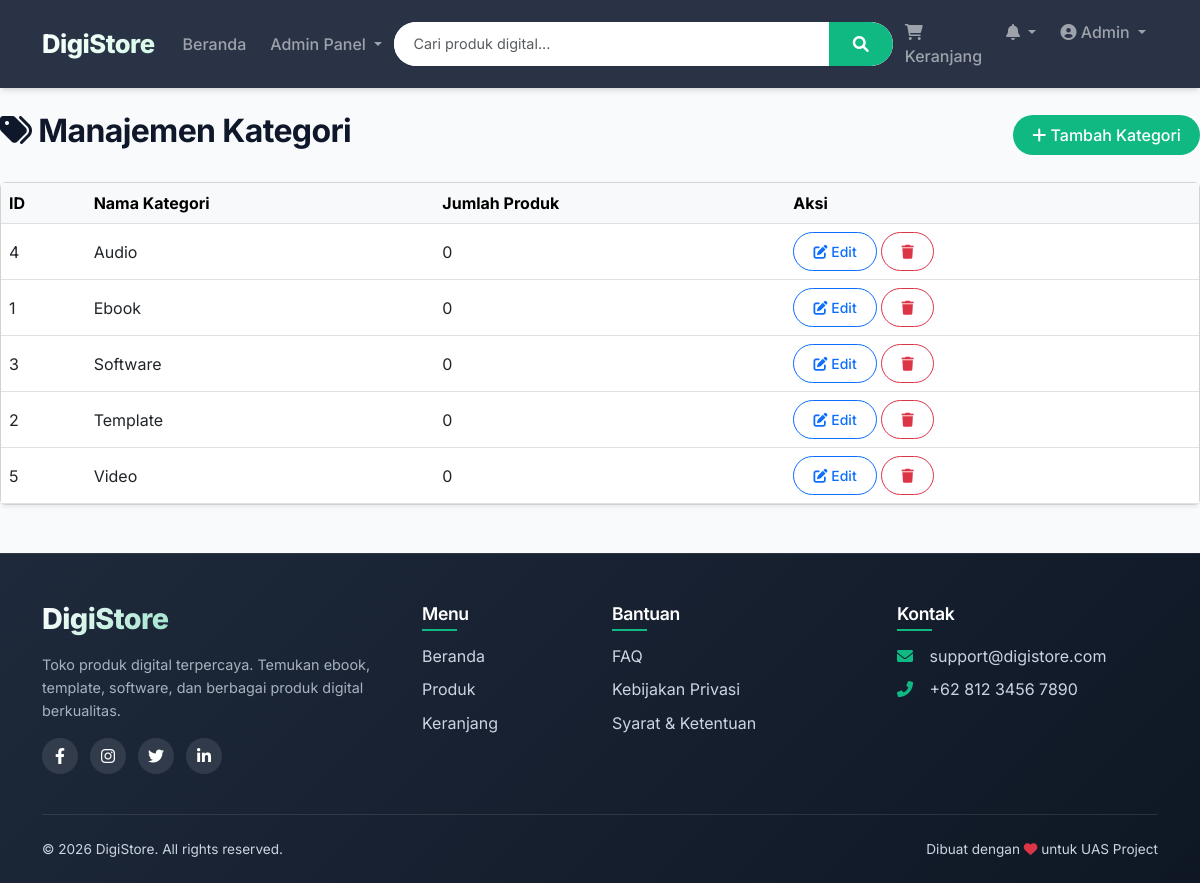
/index.php?url=admin/categories (signed in), run on the app's committed database.
### tables this page shows
CREATE TABLE IF NOT EXISTS categories (
    id INT AUTO_INCREMENT PRIMARY KEY,
    name VARCHAR(50) NOT NULL,
    created_at TIMESTAMP DEFAULT CURRENT_TIMESTAMP
);

### src/controllers/AdminController.php (called while the page is built, shortened)
<?php
require_once __DIR__ . '/../models/Category.php';
class AdminController {
    private $userModel, $categoryModel, $productModel, $orderModel, $pdo;
    public function __construct($pdo) {
        $this->categoryModel = new Category($pdo);
    }
    public function categories() {
        $categories = $this->categoryModel->getAll();
        include __DIR__ . '/../views/admin/categories.php';
    }
}
?>

### src/models/Category.php (called while the page is built, shortened)
<?php
class Category {
    private $pdo;
    public function __construct($pdo) {
        $this->pdo = $pdo;
    }
    public function getAll() {
        $stmt = $this->pdo->query("SELECT * FROM categories ORDER BY name ASC");
        return $stmt->fetchAll(PDO::FETCH_ASSOC);
    }
}

### src/views/admin/categories.php (the view, shortened to what this page needs)
<?php
$categories = $categories ?? [];
include __DIR__ . '/../templates/header.php';
?>
<div class="d-flex justify-content-between align-items-center mb-4">
    <h2><i class="fas fa-tags"></i> Manajemen Kategori</h2>
    <button type="button" class="btn btn-primary" data-bs-toggle="modal" data-bs-target="#addCategoryModal">
        <i class="fas fa-plus"></i> Tambah Kategori
    </button>
</div>
<div class="card shadow-sm">
    <div class="card-body p-0">
        <div class="table-responsive">
            <table class="table table-hover align-middle mb-0">
                <thead class="table-light">
                    <tr><th>ID</th><th>Nama Kategori</th><th>Jumlah Produk</th><th>Aksi</th></tr>
                </thead>
                <tbody>
                    <?php if (empty($categories)): ?>
                        <tr><td colspan="4" class="text-center py-3">Belum ada kategori.</td></tr>
                    <?php else: ?>
                        <?php foreach ($categories as $cat): ?>
                        <tr>
                            <td><?= $cat['id'] ?></td>
                            <td><?= htmlspecialchars($cat['name']) ?></td>
                            <td><?= $cat['product_count'] ?? 0 ?></td>
                            <td>
                                <a href="index.php?url=admin/editCategoryForm/<?= $cat['id'] ?>" class="btn btn-sm btn-outline-primary">
                                    <i class="fas fa-edit"></i> Edit
                                </a>
                                <a href="index.php?url=admin/deleteCategory/<?= $cat['id'] ?>" class="btn btn-sm btn-outline-danger" onclick="return confirm('Hapus kategori ini?')">
                                    <i class="fas fa-trash"></i>
                                </a>
                            </td>
                        </tr>
                        <?php endforeach; ?>
                    <?php endif; ?>
                </tbody>
            </table>
        </div>
    </div>
</div>
<?php include __DIR__ . '/../templates/footer.php'; ?>

### index.php (shortened to what this page needs)
<?php
require_once __DIR__ . '/src/config/database.php';
$url = isset($_GET['url']) ? $_GET['url'] : 'home';
$url = rtrim($url, '/');
$segments = explode('/', $url);
$controllerName = ucfirst(array_shift($segments)) . 'Controller';
$method = array_shift($segments) ?: 'index';
$params = $segments;
$controllerFile = __DIR__ . '/src/controllers/' . $controllerName . '.php';
if (file_exists($controllerFile)) {
    if (class_exists($controllerName)) {
        $controller = new $controllerName($pdo);
        if (method_exists($controller, $method)) {
            call_user_func_array([$controller, $method], $params);
        } else {
            die("Method '$method' tidak ditemukan di controller '$controllerName'");
        }
    } else {
        die("Class '$controllerName' tidak ditemukan di file '$controllerFile'");
    }
} else {
    require_once __DIR__ . '/src/controllers/ProductController.php';
    $fallbackController = new ProductController($pdo);
    $fallbackController->index();
}
?>

### src/views/templates/header.php (shortened to what this page needs)
<!DOCTYPE html>
<html lang="id">
<head>
    <link href="https://cdn.jsdelivr.net/npm/bootstrap@5.3.0/dist/css/bootstrap.min.css" rel="stylesheet">
    <link rel="stylesheet" href="https://cdnjs.cloudflare.com/ajax/libs/font-awesome/6.0.0-beta3/css/all.min.css">
    <link rel="stylesheet" href="public/assets/css/style.css">
</head>
<body>
<nav class="navbar navbar-expand-lg navbar-dark sticky-top">
    <div class="container">
        <a class="navbar-brand" href="index.php?url=home">DigiStore</a>
        <div class="collapse navbar-collapse" id="navbarMain">
            <ul class="navbar-nav me-auto mb-2 mb-lg-0">
                <li class="nav-item"><a class="nav-link" href="index.php?url=home">Beranda</a></li>
                <?php if (isset($_SESSION['user_id']) && $_SESSION['role'] == 'admin'): ?>
                    <li class="nav-item dropdown">
                        <a class="nav-link dropdown-toggle" href="#" id="adminDropdown" role="button" data-bs-toggle="dropdown">
                            Admin Panel
                        </a>
                    </li>
                <?php endif; ?>
            </ul>
            <form class="d-flex search-wrapper mx-auto" method="GET" action="index.php">
                <div class="input-group">
                    <input class="form-control" type="search" name="q" placeholder="Cari produk digital..." aria-label="Cari">
                    <button class="btn btn-success" type="submit"><i class="fas fa-search"></i></button>
                </div>
            </form>
            <ul class="navbar-nav ms-auto">
                <li class="nav-item">
                    <a class="nav-link position-relative" href="index.php?url=cart/index">
                        <i class="fas fa-shopping-cart"></i> Keranjang
                    </a>
                </li>
                <?php if (isset($_SESSION['user_id'])): ?>
                    <li class="nav-item dropdown">
                        <a class="nav-link dropdown-toggle" href="#" id="notifDropdown" role="button" data-bs-toggle="dropdown">
                            <i class="fas fa-bell"></i>
                        </a>
                    </li>
                    <li class="nav-item dropdown">
                        <a class="nav-link dropdown-toggle" href="#" id="userDropdown" role="button" data-bs-toggle="dropdown">
                            <i class="fas fa-user-circle"></i> <?= htmlspecialchars($_SESSION['name']) ?>
                        </a>
                    </li>
                <?php else: ?>
                    <li class="nav-item"><a class="nav-link" href="index.php?url=auth/loginForm"><i class="fas fa-sign-in-alt"></i> Masuk</a></li>
                    <li class="nav-item"><a class="nav-link btn btn-outline-light ms-2" href="index.php?url=auth/registerForm">Daftar</a></li>
                <?php endif; ?>
            </ul>
        </div>
    </div>
</nav>

### src/views/templates/footer.php (shortened to what this page needs)
<footer class="footer-modern">
    <div class="container">
        <div class="row">
            <div class="col-lg-4 col-md-6 mb-4">
                <h5 class="footer-brand">DigiStore</h5>
                <p class="footer-desc">
                    Toko produk digital terpercaya. Temukan ebook, template, software, dan berbagai produk digital berkualitas.
                </p>
                <div class="social-icons">
                    <a href="#" class="social-icon"><i class="fab fa-facebook-f"></i></a>
                    <a href="#" class="social-icon"><i class="fab fa-instagram"></i></a>
                    <a href="#" class="social-icon"><i class="fab fa-twitter"></i></a>
                    <a href="#" class="social-icon"><i class="fab fa-linkedin-in"></i></a>
                </div>
            </div>
            <div class="col-lg-2 col-md-6 mb-4">
                <h6 class="footer-heading">Menu</h6>
                <ul class="footer-links">
                    <li><a href="index.php?url=home">Beranda</a></li>
                    <li><a href="index.php?url=product/search">Produk</a></li>
                    <li><a href="index.php?url=cart/index">Keranjang</a></li>
                </ul>
            </div>
            <div class="col-lg-3 col-md-6 mb-4">
                <h6 class="footer-heading">Bantuan</h6>
                <ul class="footer-links">
                    <li><a href="#">FAQ</a></li>
                    <li><a href="#">Kebijakan Privasi</a></li>
                    <li><a href="#">Syarat & Ketentuan</a></li>
                </ul>
            </div>
            <div class="col-lg-3 col-md-6 mb-4">
                <h6 class="footer-heading">Kontak</h6>
                <ul class="footer-contact">
                    <li><i class="fas fa-envelope"></i> <a href="mailto:support@digistore.com">support@digistore.com</a></li>
                    <li><i class="fas fa-phone-alt"></i> +62 812 3456 7890</li>
                </ul>
            </div>
        </div>
        <div class="footer-bottom">
            <div class="row align-items-center">
                <div class="col-md-6 text-center text-md-start">
                    <p class="mb-0">&copy; <?= date('Y') ?> DigiStore. All rights reserved.</p>
                </div>
                <div class="col-md-6 text-center text-md-end">
                    <p class="mb-0">Dibuat dengan <i class="fas fa-heart text-danger"></i> untuk UAS Project</p>
                </div>
            </div>
        </div>
    </div>
</footer>
</body>
</html>

### public/assets/css/style.css (style rules this page uses)
:root { --primary: #10B981; --primary-dark: #059669; --primary-light: #D1FAE5; --secondary: #1E293B; --bg-light: #F8FAFC; --bg-card: #FFFFFF; --text-dark: #0F172A; --text-gray: #475569; --border: #E2E8F0; --shadow-sm: 0 1px 2px 0 rgb(0 0 0 / 0.05); --shadow-md: 0 4px 6px -1px rgb(0 0 0 / 0.1), 0 2px 4px -2px rgb(0 0 0 / 0.1); --shadow-lg: 0 10px 15px -3px rgb(0 0 0 / 0.1), 0 4px 6px -4px rgb(0 0 0 / 0.1); --shadow-xl: 0 20px 25px -5px rgb(0 0 0 / 0.1), 0 8px 10px -6px rgb(0 0 0 / 0.1); }
* { margin: 0; padding: 0; box-sizing: border-box; }
body { font-family: 'Inter', system-ui, -apple-system, 'Segoe UI', Roboto, Helvetica, Arial, sans-serif; background: var(--bg-light); color: var(--text-dark); line-height: 1.5; scroll-behavior: smooth; }
h1, h2, h3, h4, h5, h6 { font-weight: 700; letter-spacing: -0.02em; }
.navbar { background: rgba(30, 41, 59, 0.95) !important; backdrop-filter: blur(12px); box-shadow: var(--shadow-md); padding: 0.75rem 0; position: sticky; top: 0; z-index: 1050; }
.navbar-brand { font-weight: 800; font-size: 1.6rem; background: linear-gradient(135deg, #FFFFFF, var(--primary-light)); -webkit-background-clip: text; background-clip: text; color: transparent !important; letter-spacing: -0.5px; }
.nav-link { font-weight: 500; transition: all 0.2s ease; margin: 0 0.25rem; border-radius: 12px; }
.search-wrapper { max-width: 500px; width: 100%; }
.search-wrapper .input-group { background: white; border-radius: 60px; overflow: hidden; box-shadow: var(--shadow-sm); transition: box-shadow 0.2s; }
.search-wrapper input { border: none; padding: 0.7rem 1.2rem; font-size: 0.9rem; }
.search-wrapper button { background: var(--primary); border: none; padding: 0 1.5rem; font-weight: 600; transition: background 0.2s; }
.btn { border-radius: 60px; padding: 0.5rem 1.2rem; font-weight: 500; transition: all 0.2s; }
.btn-primary { background: var(--primary); border: none; }
.form-control, .form-select { border-radius: 16px; border: 1px solid var(--border); padding: 0.6rem 1rem; transition: 0.2s; }

### src/views/templates/footer.php (style rules this page uses)
.footer-modern { background: linear-gradient(135deg, #1e293b 0%, #0f1724 100%); color: #cbd5e1; padding: 3rem 0 1.5rem; margin-top: 3rem; border-top: 1px solid rgba(255,255,255,0.1); }
.footer-brand { font-size: 1.8rem; font-weight: 800; background: linear-gradient(135deg, #fff, #10b981); -webkit-background-clip: text; background-clip: text; color: transparent; margin-bottom: 1rem; }
.footer-desc { font-size: 0.9rem; line-height: 1.6; opacity: 0.8; }
.social-icons { display: flex; gap: 12px; margin-top: 1rem; }
.social-icon { display: inline-flex; align-items: center; justify-content: center; width: 36px; height: 36px; background: rgba(255,255,255,0.1); border-radius: 50%; color: #fff; transition: all 0.3s ease; text-decoration: none; }
.footer-heading { font-size: 1.1rem; font-weight: 600; margin-bottom: 1.2rem; color: #fff; position: relative; display: inline-block; }
.footer-heading::after { content: ''; position: absolute; bottom: -6px; left: 0; width: 35px; height: 2px; background: #10b981; }
.footer-links, .footer-contact { list-style: none; padding-left: 0; }
.footer-links li, .footer-contact li { margin-bottom: 0.6rem; }
.footer-links a, .footer-contact a { color: #cbd5e1; text-decoration: none; transition: 0.2s; }
.footer-contact i { width: 28px; color: #10b981; }
.footer-bottom { border-top: 1px solid rgba(255,255,255,0.1); padding-top: 1.5rem; margin-top: 1rem; font-size: 0.85rem; }

### data on the page
categories: id "4", name "Audio", product_count "0"
categories: id "1", name "Ebook", product_count "0"
categories: id "3", name "Software", product_count "0"
categories: id "2", name "Template", product_count "0"
categories: id "5", name "Video", product_count "0"

### other printed values
$_SESSION['name'] "Admin"
